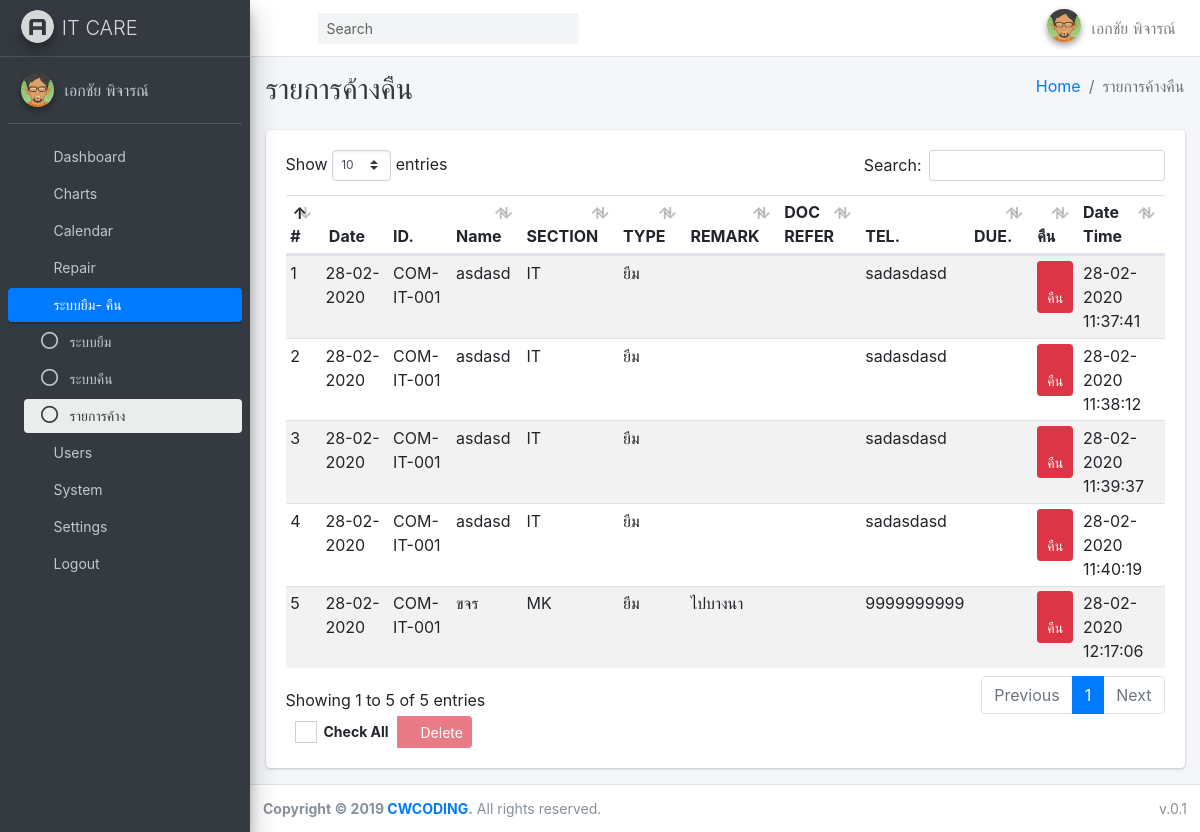
The page /?page=services (signed in) on the database its author committed.
### tables this page shows
CREATE TABLE `system` (
  `id` int(11) NOT NULL,
  `title` varchar(50) DEFAULT NULL,
  `name` varchar(500) DEFAULT NULL,
  `line_token` varchar(50) NOT NULL,
  `updated_at` varchar(50) DEFAULT NULL,
  `created_at` varchar(50) DEFAULT NULL
);

CREATE TABLE `services` (
  `row_index` int(11) NOT NULL,
  `docdate` date DEFAULT NULL,
  `inven_id` int(11) DEFAULT NULL,
  `borrow_name` varchar(200) DEFAULT NULL,
  `sec_id` int(11) DEFAULT NULL,
  `type_name` char(10) DEFAULT NULL,
  `type_in` int(11) DEFAULT NULL,
  `type_out` int(11) DEFAULT NULL,
  `remark` varchar(500) DEFAULT NULL,
  `doc_refer` char(10) DEFAULT NULL,
  `tel` varchar(50) DEFAULT NULL,
  `create_date_time` datetime(3) DEFAULT NULL,
  `due_date` varchar(50) DEFAULT NULL,
  `row_refer` int(11) DEFAULT NULL
);

### db_function/function.php (called while the page is built, shortened)
<?php
function showDate($_date = NULL){
	$newDate="";
	if($_date!=""){
		 $newDate = date("d-m-Y", strtotime($_date));
	}
   return $newDate;
}
function showDatetime($_date = NULL){
	$newDate="";
	if($_date!=""){
		 $newDate = date("d-m-Y H:i:s", strtotime($_date));
	}
   return $newDate;
}
function fetch_all($fields, $table, $conditions = NULL , $req = NULL){
    global $conn;
    try{
        $stmt = $conn->prepare("SELECT $fields FROM $table $conditions ");
        if(!empty($req)){
            foreach($req as $key => $v){
                $stmt->bindParam(":".$key,$v);
            }
        }
        $result = $stmt->execute();
        $data = array();
        while($row = $stmt->fetch(PDO::FETCH_ASSOC)){
          $data[] = $row;
        }
    }catch(PDOException $e){
        echo "Error: " . $e->getMessage();
        die();
    }
    return $data;
}
function fetch_query($_string = NULL , $req = NULL){
    global $conn;
    try{
        $stmt = $conn->prepare(" $_string ");
        $result = $stmt->execute();
        $data = array();
        while($row = $stmt->fetch(PDO::FETCH_ASSOC)){
          $data[] = $row;
        }
    }catch(PDOException $e){
        echo "Error: " . $e->getMessage();
        die();
    }
    return $data;
}
?>

### apps/services/index.php (the view, shortened to what this page needs)
<?php
  $sql = "  SELECT  *   FROM services
		where row_index in (SELECT  min(row_index)row_index
	  FROM  services    group by row_refer having count(*)<2)  ";
  $services = fetch_query($sql);
  $fields = "*";
  $table = "section";
  $value = "";
  $sections = fetch_all($fields, $table, $value);
  $sec_txt = array();
  foreach($sections as $section){
    $sec_txt[$section["id"]] = $section["name"];
  }
 $fields = "*";
  $table = "inventory";
  $value = "";
  $inventorys = fetch_all($fields, $table, $value);
  $inven_txt = array();
  foreach($inventorys as $inventory){
    $inven_txt[$inventory["id"]] = $inventory["name"];
  }
?>
<div class="content-wrapper">
  <div class="content-header">
    <div class="container-fluid">
      <div class="row mb-2">
        <div class="col-sm-6">
          <h1 class="m-0 text-dark">รายการค้างคืน</h1>
        </div>
        <div class="col-sm-6">
          <ol class="breadcrumb float-sm-right">
            <li class="breadcrumb-item"><a href="./">Home</a></li>
            <li class="breadcrumb-item active">รายการค้างคืน</li>
          </ol>
        </div>
      </div>
    </div>
  </div>
  <div class="content">
    <div class="container-fluid">
      <div class="row">
        <div class="col-lg-12">
          <div class="card">
            <div class="card-body">
              <form action="apps/inventory/do_inventory.php?action=delete_all" id="frm" method="POST">
			   <div class="table-responsive">
                  <table class="table table-striped table-hover table-sm">
                    <thead>
                      <tr>
                        <th>#</th>
						<th class="text-center">Date</th>
						<th>ID.</th>
                        <th>Name</th>
                        <th>SECTION</th>
                        <th>TYPE</th>
                        <th>REMARK</th>
                        <th>DOC REFER</th>
                        <th>TEL.</th>
                        <th>DUE.</th>
						 <th>คืน</th>
                        <th>Date Time</th>
                      </tr>
                    </thead>
                    <tbody>
                      <?php
                $i = 1;
                  foreach($services as $v){
					   $type_name="";
					  if(trim($v["type_name"])=="ISSUE"){
						  $type_name="ยืม";
					  }else if(trim($v["type_name"])=="REC"){
						  $type_name="คืน";
					  }
                ?>
                      <tr>
                        <td><?php echo $i++;?></td>
                        <td><?php echo showdate($v["docdate"]);?></td>
						<td><?php echo  $inven_txt[$v["inven_id"]];?></td>
                        <td><?php echo $v["borrow_name"];?></td>
                        <td><?php echo $sec_txt[$v["sec_id"]];?></td>
                        <td><?php echo $type_name;?></td>
                        <td><?php echo $v["remark"];?></td>
                        <td><?php echo $v["doc_refer"];?></td>
                        <td><?php echo $v["tel"];?></td>
                        <td><?php echo showdate($v["due_date"]);?></td>
						 <td>  <a class="btn btn-danger btn-sm" href="?page=services/rec&row_index=<?=$v["row_index"];?>" role="button"> <i class="fas fa-angle-double-right"></i> คืน</a></td>
                        <td><?php echo showdatetime($v["create_date_time"]);?></td>
                      </tr>
                      <?php } ?>
                    </tbody>
                  </table>
                </div>
                <div class="row">
                  <div class="col-md-12">
                    <div class="btn-group">
                      <button type="button" class="btn-sm btn">
                        <div class="icheck-primary d-inline">
                          <label for="checkall">Check All
                          </label>
                        </div>
                      </button>
                      <button type="button" class="btn-sm btn btn-danger btn-delete-all" disabled data-toggle="modal"
                        data-target="#modalDeleteAll"><i class="fas fa-trash"></i>
                        Delete</button>
                    </div>
                  </div>
                </div>
            </div>
          </div>
        </div>
      </div>
    </div>
  </div>
</div>

### include/sidebar.php (shortened to what this page needs)
<?php
$arr_users = array("users","users/add","users/edit");
$arr_repair = array("repair","repair/add","repair/edit");
$arr_dashboard = array("dashboard");
$arr_charts = array("charts");
$arr_calendar = array("calendar");
$arr_system = array("system");
$arr_settings = array("category","section","types","brand","osname","status","problem","preventive",
"inventory", "inventory/add","inventory/edit" );
$arr_allservices = array("services", "services/add","services/rec");
$arr_services =array("services");
$arr_services_add =array("services/add");
$arr_services_rec =array("services/rec");
?>
<aside class="main-sidebar sidebar-dark-primary elevation-4">
  <a href="./" class="brand-link">
    <img src="dist/img/AdminLTELogo.png" alt="AdminLTE Logo" class="brand-image img-circle elevation-3"
      style="opacity: .8">
    <span class="brand-text font-weight-light"><?php echo $system["name"];?></span>
  </a>
  <div class="sidebar os-host os-theme-light os-host-overflow os-host-overflow-y os-host-resize-disabled os-host-scrollbar-horizontal-hidden os-host-transition">
    <div class="user-panel mt-3 pb-3 mb-3 d-flex">
      <div class="image">
        <?php if(!empty($_SESSION["PROFILE"])){ ?>
        <?php if(file_exists("uploads/users/".$_SESSION["PROFILE"])){ ?>
        <img src="uploads/users/<?php echo $_SESSION["PROFILE"];?>" class="img-circle elevation-2" alt="Profile-img"
          style="max-width:34px; max-height:34px; min-width:34px; min-height:34px;">
        <?php }else{ ?>
        <img src="dist/img/avatar04.png" class="img-circle elevation-2" alt="User Image">
        <?php } ?>
        <?php }else{ ?>
        <img src="dist/img/avatar04.png" class="img-circle elevation-2" alt="User Image">
        <?php } ?>
      </div>
      <div class="info">
        <a href="?page=profile" class="d-block"><?php echo $_SESSION["FIRST_NAME"] ." ". $_SESSION["LAST_NAME"];?></a>
      </div>
    </div>
    <nav class="mt-2">
      <ul class="nav nav-pills nav-sidebar flex-column nav-compact nav-child-indent text-sm" data-widget="treeview" role="menu" data-accordion="false">
        <li class="nav-item">
          <a href="?page=dashboard" class="nav-link <?php if(in_array($page, $arr_dashboard)){echo "active"; }?>">
            <i class="nav-icon fas fa-tachometer-alt"></i>
            <p>
              Dashboard
            </p>
          </a>
        </li>
        <li class="nav-item">
          <a href="?page=charts" class="nav-link <?php if(in_array($page, $arr_charts)){echo "active"; }?>">
            <i class="nav-icon fas fa-chart-pie"></i>
            <p>
            Charts
            </p>
          </a>
        </li>
        <li class="nav-item">
          <a href="?page=calendar" class="nav-link <?php if(in_array($page, $arr_calendar)){echo "active"; }?>">
            <i class="nav-icon fas fa-calendar-alt"></i>
            <p>
            Calendar
            </p>
          </a>
        </li>
        <li class="nav-item">
          <a href="?page=repair" class="nav-link <?php if(in_array($page, $arr_repair)){echo "active"; }?>">
            <i class="nav-icon fas fa-clipboard-list"></i>
            <p>
              Repair
            </p>
          </a>
        </li>
        <li class="nav-item has-treeview <?php if(in_array($page, $arr_allservices)){echo "menu-open"; }?>">
          <a href="#" class="nav-link <?php if(in_array($page, $arr_allservices)){echo "active"; }?>">
            <i class="nav-icon fas fa-cogs"></i>
            <p> ระบบยืม- คืน
              <i class="right fas fa-angle-left"></i>
            </p>
          </a>
          <ul class="nav nav-treeview">
            <li class="nav-item">
              <a href="?page=services/add" class="nav-link <?php if(in_array($page, $arr_services_add)){echo "active"; }?>">
                <i class="far fa-circle nav-icon"></i>
                <p>ระบบยืม</p>
              </a>
            </li>
			<li class="nav-item">
              <a href="?page=services/rec" class="nav-link <?php if(in_array($page, $arr_services_rec)){echo "active"; }?>">
                <i class="far fa-circle nav-icon"></i>
                <p>ระบบคืน</p>
              </a>
            </li>
			<li class="nav-item">
              <a href="?page=services" class="nav-link <?php if(in_array($page, $arr_services)){echo "active"; }?>">
                <i class="far fa-circle nav-icon"></i>
                <p>รายการค้าง</p>
              </a>
            </li>
          </ul>
        </li>
        <li class="nav-item">
          <a href="?page=users" class="nav-link <?php if(in_array($page, $arr_users)){echo "active"; }?>">
            <i class="nav-icon fas fa-users"></i>
            <p>
              Users
            </p>
          </a>
        </li>
        <li class="nav-item">
          <a href="?page=system" class="nav-link <?php if(in_array($page, $arr_system)){echo "active"; }?>">
            <i class="nav-icon fas fa-sliders-h"></i>
            <p>
              System
            </p>
          </a>
        </li>
        <li class="nav-item has-treeview <?php if(in_array($page, $arr_settings)){echo "menu-open"; }?>">
          <a href="#" class="nav-link <?php if(in_array($page, $arr_settings)){echo "active"; }?>">
            <i class="nav-icon fas fa-cogs"></i>
            <p>
              Settings
              <i class="right fas fa-angle-left"></i>
            </p>
          </a>
        </li>
        <li class="nav-item">
          <a href="javascript:void(0);" class="nav-link" data-toggle="modal" data-target="#logoutModal">
            <i class="nav-icon fas fa-sign-out-alt"></i>
            <p>
              Logout
            </p>
          </a>
        </li>
      </ul>
    </nav>
  </div>
</aside>

### rows shown on the page
system: name "IT CARE"
services: docdate "28-02-2020", inven "COM-IT-001", borrow_name "asdasd", sec "IT", type_name "ยืม", tel "sadasdasd", create_date_time "28-02-2020 11:37:41"
services: docdate "28-02-2020", inven "COM-IT-001", borrow_name "asdasd", sec "IT", type_name "ยืม", tel "sadasdasd", create_date_time "28-02-2020 11:38:12"
services: docdate "28-02-2020", inven "COM-IT-001", borrow_name "asdasd", sec "IT", type_name "ยืม", tel "sadasdasd", create_date_time "28-02-2020 11:39:37"
services: docdate "28-02-2020", inven "COM-IT-001", borrow_name "asdasd", sec "IT", type_name "ยืม", tel "sadasdasd", create_date_time "28-02-2020 11:40:19"
services: docdate "28-02-2020", inven "COM-IT-001", borrow_name "ขจร", sec "MK", type_name "ยืม", remark "ไปบางนา", tel "9999999999", create_date_time "28-02-2020 12:17:06"

### other values the page prints
$_SESSION["FIRST_NAME"] "เอกชัย"
$_SESSION["LAST_NAME"] "พิจารณ์"
